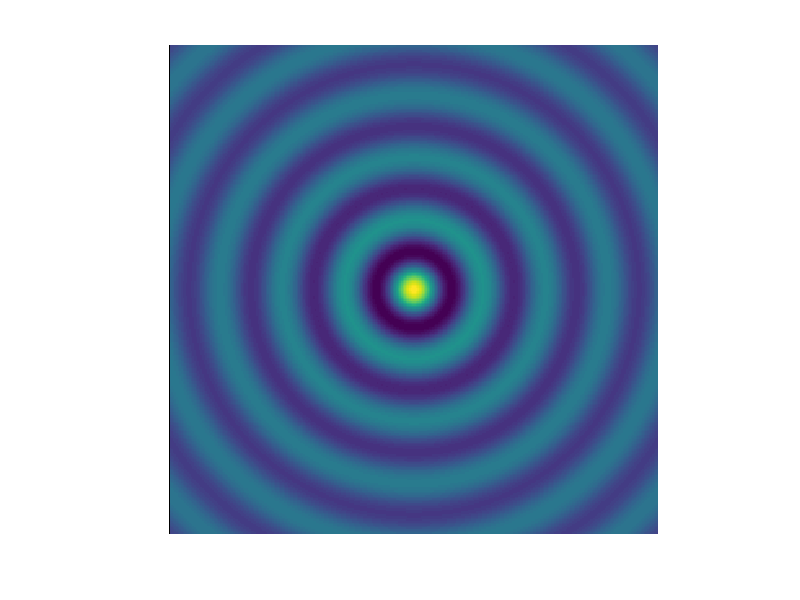

Here is the MATLAB script that generated this plot: (Note: this script raises an error after producing the figure.)
clear all; close all; clc;
% ideal bessel beam intensity distribution
% set the coordinate
x=linspace(-45,45,300);%mm
y=linspace(-45,45,300);
z=linspace(0,300,900);%mm
[X,Y]=meshgrid(x,y);
[~,rho]=cart2pol(X,Y);
% set the initial conditions
f=3.0*1e11;%frequency f=300GHz
c=3.0*1e11;%speed =mm/s
lambd=1.0; %wavelength mm
theta=5/180*pi;
k=2*pi/lambd; %
alpha=k*sin(theta);

% the cross-section intensity distribution
E0=besselj(0,alpha.*rho);
figure;
imagesc(E0);
axis square;
axis off;

% the propagation 
[X,Y,Z]=meshgrid(x,y,z);
[THETA,rho,Z]=cart2pol(X,Y,Z);
t=Z./c;
E=abs(exp(1i.*(k*cos(theta)-f.*t)).*besselj(0,alpha.*rho));
E2d=squeeze(E(:,150,:));
figure;
imagesc(E2d);














%1111
